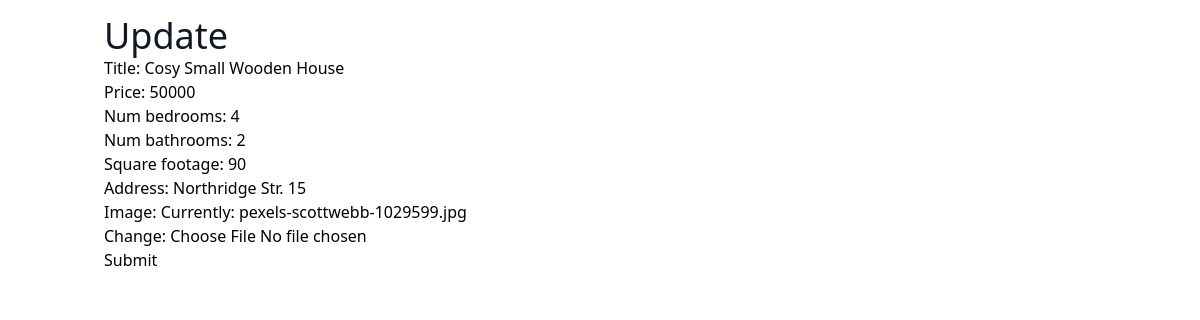
The page /listings/6/edit/ on the database its author committed.
### listings/models.py (models this page shows, shortened)
class Listing(models.Model):
    title = models.CharField(max_length=100)
    price = models.IntegerField()
    num_bedrooms = models.IntegerField()
    num_bathrooms = models.IntegerField()
    square_footage = models.IntegerField()
    address = models.CharField(max_length=100)
    image = models.ImageField()

### listings/views.py (the view)
# urls.py: path("listings/<pk>/edit/", listing_update),
def listing_update(request, pk):
    listing = Listing.objects.get(id=pk)
    form = ListingForm(instance=listing)
    if request.method == "POST":
        form = ListingForm(request.POST, instance=listing, files=request.FILES)
        if form.is_valid():
            form.save()
            return redirect("/")
    context = {
        "form": form
    }
    return render(request, "update.html", context)

### listings/forms.py
class ListingForm(forms.ModelForm):
    class Meta:
        model = Listing
        fields = [
            "title",
            "price",
            "num_bedrooms",
            "num_bathrooms",
            "square_footage",
            "address",
            "image",
        ]

### templates/update.html (shortened to what this page needs)
{% extends 'base.html' %}
{% block content %}
<h1 class="text-4xl text-gray-900">Update {{ listing.title }}</h1>
<form method="post" enctype="multipart/form-data">
  {{ form.as_p }}
  <button type="submit">Submit</button>
</form>
{% endblock content %}

### rows shown on the page
Listing: title "Cosy Small Wooden House", price "50000", num_bedrooms "4", num_bathrooms "2", square_footage "90", address "Northridge Str. 15"
